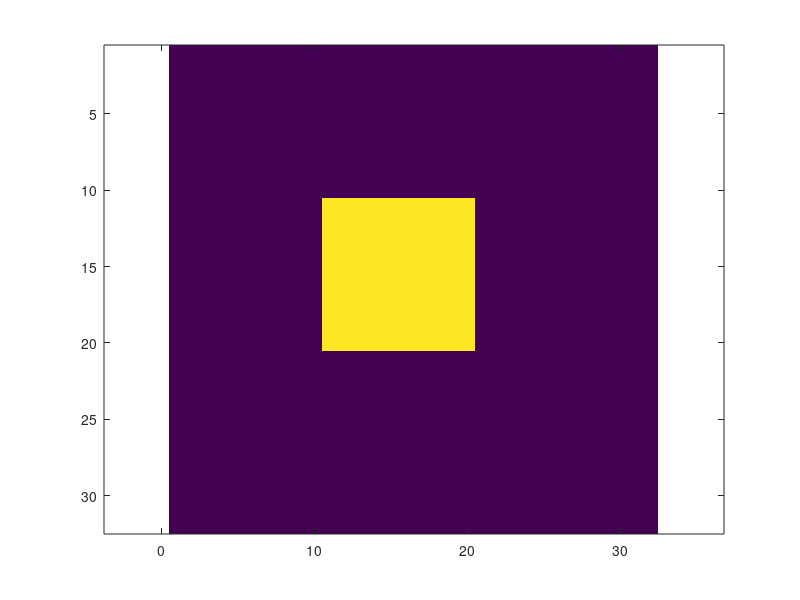

Source code (MATLAB): (Note: this script raises an error after producing the figure.)
function testFontComplexity

    w = 64;
    
%     Ls = [2,3,4,5:20]; 
%     Ls = [32:32 : 20 : 400]; 
    Ls = 16*2.^[1:5];
%     Ls = [2, 20]; 
%     Ls = [100:100:1000];
%     Ls = [0:1:90];
% %     Ls = [0, .5];
%     Ls = [100];
    n = length(Ls);
    
    testMode = 'square';
    testMode = 'square_inSpace';
%     testMode = 'two squares';
%     testMode = 'rectangle';
%     testMode = 'rotatedSquare_varySize';
%     testMode = 'rotatedSquare_varyAngle';
%      testMode = 'two_lines';
%      testMode = 'diamond'
%     testMode = 'L';
    
    comps_bw = zeros(1,n);
    comps_plus = zeros(1,n);
    comps_grey = zeros(1,n);
    comps_grey2 = zeros(1,n);

   [areas_bw, perims_bw,  areas_plus, perims_plus,  areas_grey, perims_grey,  areas_grey2, perims_grey2] = deal(zeros(1, n));

    
    bkg = 0;
    fg = 1;
    
    margin = 16;
    predicted = nan;
    
    for i = 1:n
        
       
        
        switch testMode
            case 'square',
                
                hidxs = margin + [0:Ls(i)-1]; 
                widxs = margin + [0:Ls(i)-1]; 
                
                N = margin * 2 + max(Ls);
                X = ones(N,N)*bkg;
                
                X( hidxs, widxs ) = fg; 
                predicted = 16;
                
                X(64, 64) = 0;
                
                xlabel_str = 'Length of side of square';
                
                Y{i} = X;
                2;
                
            case 'square_inSpace';
                L = 10;
                margin = 5;
                X = ones(Ls(i), Ls(i))*bkg;
                
                hidxs = round( Ls(i)/2- L/2) + [0:L-1]; 
                widxs = round( Ls(i)/2- L/2) + [0:L-1]; 
                
                X( hidxs, widxs ) = fg; 
                predicted = 16;
                                
                xlabel_str = 'Length of side of square';
                
                Y{i} = X;
                2;
                
            case 'two squares'
                hidxs = margin + [0:Ls(i)-1]; 
                widxs = margin + [0:Ls(i)-1]; 
                
                N = margin * 2 + max(Ls)*3;
                X = zeros(2*N,2*N+20);
                
                X( hidxs, widxs ) = 1; 
                X( hidxs, widxs+Ls(i)*2+3 ) = 1; 
                xlabel_str = 'Length of side of each square';
            case 'rectangle',
                
                a = 3;
                hidxs = margin + [0:Ls(i)-1]; 
                widxs = margin + [0:(Ls(i)*a)-1]; 
                
                N = margin * 2 + max(Ls)*a;
                X = ones(N,N)*bkg;
                
                X( hidxs, widxs ) = fg; 
                
                predicted = 4*a + 8 + 4/a;
                xlabel_str = 'Width of rectangle';
            case 'rotatedSquare_varySize'
                a = 1;
                
                rotateHoriz = true;
                if rotateHoriz
                    
%                     L_side = Ls(i);
                    
                    L_side = Ls(i);
                    angle = 45;
                    
                    hidxs = margin + [0:L_side-1]; 
                    widxs = margin + [0:(L_side*a)-1]; 

                    N = margin * 2 + max(Ls)*a;
                    X = ones(N,N)*bkg;
                
                    X( hidxs, widxs ) = fg; 
                    X_orig = X;
                    X = imrotate(X, angle, 'bilinear');
                    
%                     X(X>0) = 1;
%                     X(X<0) = 0;
                    
                else
                    
                end
                    
                
                predicted = 4*a + 8 + 4/a;
                xlabel_str = 'Width of rectangle';
                 
            case 'rotatedSquare_varyAngle'
                a = 1;
                
                L_side = 100;
                angle = Ls(i);
                
                              
                N = margin * 2 + round( L_side*a*(sqrt(2)) );
                X = ones(N,N)*bkg;

                hidxs = [0:L_side-1]; 
                widxs = [0:(L_side*a)-1]; 

                hidxs = ceil(N/2) +hidxs -ceil(mean([0:L_side-1])); 
                widxs = ceil(N/2) +widxs -ceil(mean([0:L_side*a-1])); %  [0:(L_side*a)-1]; 

                

                X( hidxs, widxs ) = fg; 
                X_orig = X;
                X = imrotate(X, angle, 'bilinear', 'crop');
                
%                 X = X/sum(X(:))*(L_side^2);

%                     X(X>0) = 1;
%                     X(X<0) = 0;
                    
                    
                
                predicted = 4*a + 8 + 4/a;
                 xlabel_str = 'Width of rectangle';
                 
            case 'L',
                
                a = 3;
                wid = Ls(i);
                len = Ls(i)*a;
                M = margin * 2 + wid*2+len;
                N = margin * 2 + len;
                X = zeros(M,N);
                
                idx_top_h = margin + [0:wid-1];
                idx_top_w = margin + [0:len-1];
                
                idx_left_h = margin + [0:len-1]+wid;
                idx_left_w = margin + [0:wid-1];
                
                idx_bot_h = margin + len + wid + [0:wid-1];
                idx_bot_w = margin + [0:(len-1)];
                
                idx_right_h = margin + [0:len-1]+wid;
                idx_right_w = margin + [0:wid-1]+len-wid;

                X(idx_top_h, idx_top_w) = 1;
                %         X(idx_bot_h, idx_bot_w) = 1;
                X(idx_left_h, idx_left_w) = 1;
                xlabel_str = 'Size of L-shape';
                %         X(idx_right_h, idx_right_w) = c;
                
            case 'two_lines'
                % lines have aspect ratio of 1xa
                a = 4;
                M = margin * 2 + max(Ls)*3+1;
                N = margin * 2 + (max(Ls))*a+1;
                X = zeros(M,N);
                
                
                start = 5;
                idxh1 = start + [0:(Ls(i)-1)];
                idxw1 = start + [0:(Ls(i)*a-1)];
                
                idxh2 = start + Ls(i)*2 + [0:Ls(i)-1];
                idxw2 = start + [0:(Ls(i)*a-1)];
                
                X(idxh1, idxw1) = 1;
                X(idxh2, idxw2) = 1;
                
                xlabel_str = 'Width of lines';
        end
        %%
        figure(44); clf;
        imagesc(X);
        axis equal tight;
        drawnow;
        3;
        %%
        [comps_bw(i), ~, areas_bw(i), perims_bw(i)] = calculateFontComplexity(X, 0);
        [comps_plus(i), ~, areas_plus(i), perims_plus(i)] = calculateFontComplexity(X, 1);
        [comps_grey(i), ~, areas_grey(i), perims_grey(i)] = calculateFontComplexity(X, 2);
        [comps_grey2(i), ~, areas_grey2(i), perims_grey2(i)] = calculateFontComplexity(X, 3);
        %%
    end
    %%
    3;
    figure(45); clf; hold on; box on;
    plot(Ls, comps_bw, 'bo-');
    plot(Ls, comps_plus, 'gs-');
    plot(Ls, comps_grey, 'rs:');
    plot(Ls, comps_grey2, 'm*:');
    
    if ~isnan(predicted)
        drawHorizontalLine(predicted, 'color', 'k', 'linestyle', '-', 'linewidth', 2)
        pred_str = {'predicted'};
    else
        pred_str = {};
    end
    
    
%     ylim([15, 20]);
    legend('OR-shifted', 'Plus-shifted', 'Grey-scale', 'Fourier', pred_str{:});
    xlabel(xlabel_str);
    ylabel('Complexity Measure')
    3;
%%
%     figure(46); clf; hold on; box on;
%     plot(Ls, areas_bw, 'bo-');
%     plot(Ls, areas_plus, 'gs-');
%     plot(Ls, areas_grey, 'rs:');
%     plot(Ls, areas_grey2, 'm*:');
% 
%     figure(47); clf; hold on; box on;
%     plot(Ls, perims_bw, 'bo-');
%     plot(Ls, perims_plus, 'gs-');
%     plot(Ls, perims_grey, 'rs:');
%     plot(Ls, perims_grey2, 'm*:');
    
3;


end